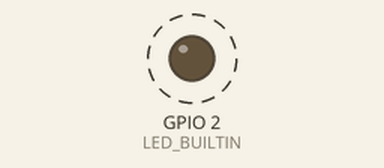
This sketch was run on a simulated ESP32. On the bench: output pins drawn as LEDs (lit = HIGH). Dashed ring = blinking. WiFi joins after 1.5 s; servers stay silent unless stated; uploads are accepted with an empty reply; the local clock reads 2024-03-15 10:24:30 at power-on unless the sketch sets it; what the sketch prints to the serial monitor is not drawn.

Above: at 5.1 s.
Timing chart, 0 to 9.2 s (numbered marks = the images above):
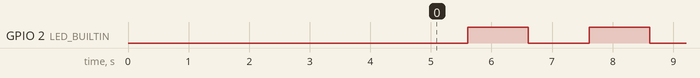

The sketch:

ArrowheadProvider-NodeMCU-32S-NTP-v4.ino
```cpp
// (licence header left out)
//generic ESP32 libs
#include <WiFi.h>
#include "time.h"
#include <HTTPClient.h>
#include <FS.h>

//json parser library: https://arduinojson.org
//NOTE: using version 5.13.1, since 6.x is in beta (but the Arduino IDE updates it!)
//Make sure you are using 5.13.x within the Package Manager!
#include <ArduinoJson.h>

//HTTP server library: https://github.com/me-no-dev/ESPAsyncWebServer
#include <AsyncTCP.h>
#include <ESPAsyncWebServer.h>

//GLOBAL SETTINGS - NTP
const char* ntpServer = "0.pool.ntp.org";
const long  gmtOffset_sec = 3600;
const int   daylightOffset_sec = 3600;

//TODO: change params, if needed!
#define SERVER_PORT 8454
#define serviceVersion 1
const char* serviceURI = "temperature";
const char* ssid = "Arrowhead-RasPi-IoT";
const char* password = "arrowhead";

//TODO: modify these accordingly, and add additional service metadata at line 94 if needed!
const char* serviceRegistry_addr = "http://arrowhead.tmit.bme.hu:8442";
const char* serviceDefinition = "IndoorTemperature";
const char* serviceInterface = "JSON_Insecure_SenML";
const char* systemName = "InsecureTemperatureSensor";

//async webserver instance
AsyncWebServer server(SERVER_PORT);

void setup() {
  //debug log on serial
  Serial.begin(115200);
  delay(1000);   //Delay needed before calling the WiFi.begin

  WiFi.begin(ssid, password);
  while (WiFi.status() != WL_CONNECTED) { //Check for the connection
        delay(1000);
        Serial.print("Connecting to WiFi SSID: ");
        Serial.println(ssid);
  }
  Serial.print("Connected, my IP is: ");
  Serial.println(WiFi.localIP());

  //get clock from NTP
  configTime(gmtOffset_sec, daylightOffset_sec, ntpServer);
  struct tm timeinfo;
  if(!getLocalTime(&timeinfo)){
    Serial.println("Failed to obtain network time, restarting!");
    ESP.restart();
    return;
  } else {
    Serial.print("Current time is:");
    Serial.println(&timeinfo, "%A, %B %d %Y %H:%M:%S");
  }

  //building ServiceRegistryEntry on my own
  StaticJsonBuffer<500> SREntry;
  JsonObject& root = SREntry.createObject();
  JsonObject& providedService = root.createNestedObject("providedService");
  providedService["serviceDefinition"] = serviceDefinition;
  JsonObject& metadata = providedService.createNestedObject("metadata");
  JsonArray& interfaces = providedService.createNestedArray("interfaces");
  interfaces.add(serviceInterface);

  //TODO: add service metadata if you need!
  metadata["unit"]="celsius";

  root.createNestedObject("provider");
  root["provider"]["systemName"] = systemName;
  root["provider"]["address"] = WiFi.localIP().toString();
  root["port"] =SERVER_PORT;
  root["serviceURI"] = serviceURI;
  root["version"] =serviceVersion;

  String SRentry;
  root.prettyPrintTo(SRentry);

  //registering myself in the ServiceRegistry
  HTTPClient http_sr;
  http_sr.begin(String(serviceRegistry_addr) + "/serviceregistry/register"); //Specify destination for HTTP request
  http_sr.addHeader("Content-Type", "application/json"); //Specify content-type header
  int httpResponseCode_sr = http_sr.POST(String(SRentry)); //Send the actual POST request

  if (httpResponseCode_sr<0) {
    Serial.println("ServiceRegistry is not available!");
    http_sr.end();  //Free resources
  } else {
    Serial.print("Registered to SR with status code:");
    Serial.println(httpResponseCode_sr);
    String response_sr = http_sr.getString();                       //Get the response to the request
    http_sr.end();  //Free resources
    if (httpResponseCode_sr!=HTTP_CODE_CREATED) { //SR responded properly, check if registration was successful
        Serial.println("Service registration failed with response:");
        Serial.println(response_sr);           //Print request answer

        //need to remove our previous entry and then re-register
        HTTPClient http_remove;
        http_remove.begin(String(serviceRegistry_addr) + "/serviceregistry/remove"); //Specify destination for HTTP request
        http_remove.addHeader("Content-Type", "application/json"); //Specify content-type header
        int httpResponseCode_remove = http_remove.PUT(String(SRentry)); //Send the actual PUT request
        Serial.print("Removed previous entry with status code:");
        Serial.println(httpResponseCode_remove);
        String response_remove = http_remove.getString();                       //Get the response to the request
        Serial.println(response_remove);           //Print request answer
        http_remove.end();  //Free resources

        HTTPClient http_renew;
        http_renew.begin(String(serviceRegistry_addr) + "/serviceregistry/register"); //Specify destination for HTTP request
        http_renew.addHeader("Content-Type", "application/json"); //Specify content-type header
        int httpResponseCode_renew = http_renew.POST(String(SRentry)); //Send the actual POST request
        Serial.print("Re-registered with status code:");
        Serial.println(httpResponseCode_renew);
        String response_renew = http_renew.getString();                       //Get the response to the request
        Serial.println(response_renew);           //Print request answer
        http_renew.end();  //Free resources
      }
    } // if-else: SR is online and its responses were valid

    //waiting here a little for no reason, can be deleted!
    delay(1000);

  Serial.println("Starting server!");

  //adding a '/' in front of the serviceURI!
  char path[30];
  String pathString = String("/") + String(serviceURI);
  pathString.toCharArray(path, 20);

  //starting the webserver
  server.on(path, HTTP_GET, [](AsyncWebServerRequest *request){
    Serial.println("Received HTTP request, responding with:");

    //TODO: do your sensor measurement
    double temperature = 21.0;

    //build the SenML format
    time_t now;
    time(&now);
    StaticJsonBuffer<500> doc;
    JsonObject& root = doc.createObject();
    root["bn"]=systemName;
    root["bt"]=now;
    root["bu"]="celsius";
    root["ver"]=1;
    JsonArray& e = root.createNestedArray("e");
    JsonObject& meas = e.createNestedObject();
    meas["n"] = String(serviceDefinition) + "_" + String (serviceInterface);
    meas["v"] = temperature;
    meas["t"] = 0;

    String response;
    root.prettyPrintTo(response);
    request->send(200, "application/json", response);
    Serial.println(response);
  });
  server.begin();

  //prepare LED pin
  pinMode(LED_BUILTIN, OUTPUT);
}

//blink 1Hz if everything is set up, provider is running
int ledStatus = 0;
void loop(){
  if (ledStatus) {
    digitalWrite(LED_BUILTIN, HIGH);
    ledStatus =0;
  }
  else {
     digitalWrite(LED_BUILTIN, LOW);
     ledStatus = 1;
  }
  delay(1000);
}
```

Measured:
- by itself, GPIO 2 (LED_BUILTIN): alternates HIGH for 1.0 s and LOW for 1.0 s
